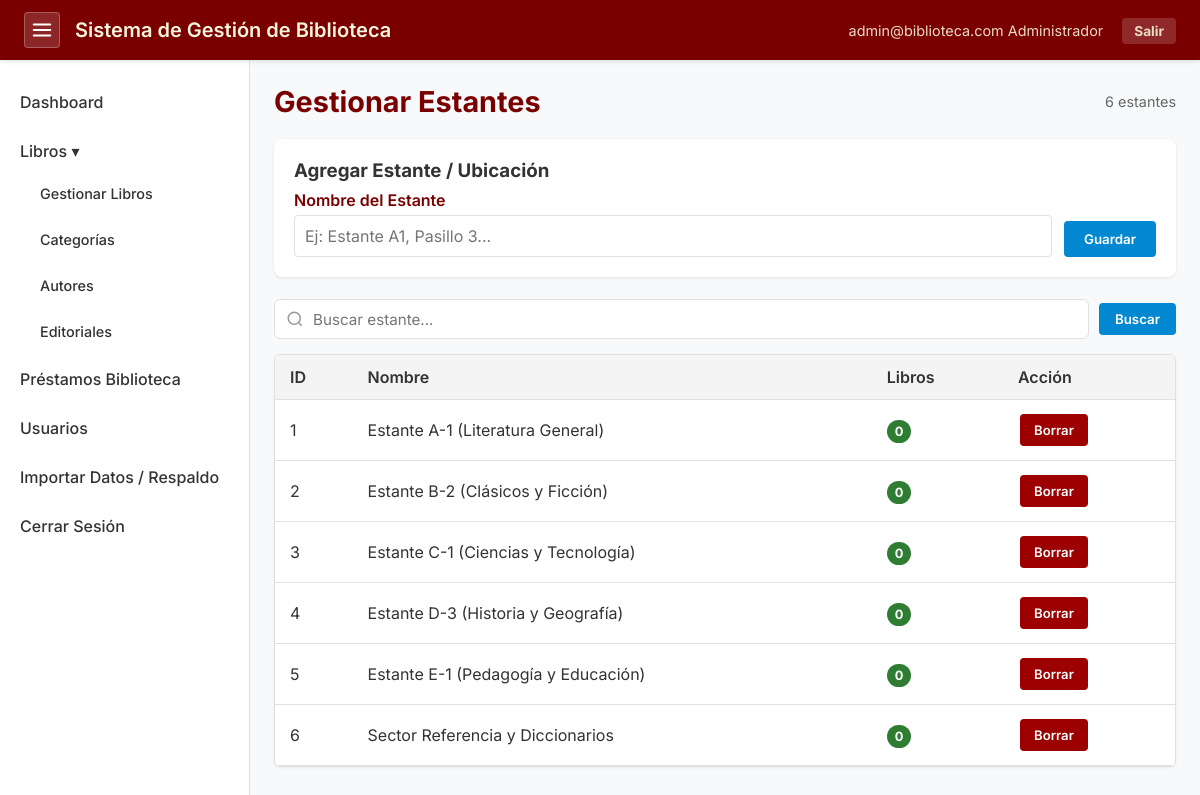
Screenshot of /pages/racks.php (signed in) with the database file from the repository.
### tables this page shows
CREATE TABLE `racks` (
  `id` int NOT NULL AUTO_INCREMENT,
  `name` varchar(255) NOT NULL,
  PRIMARY KEY (`id`)
);

### pages/racks.php (the view, shortened to what this page needs)
<?php
require_once __DIR__ . '/../config.php';
require_once __DIR__ . '/../includes/header.php';
$search = isset($_GET['search']) ? trim($_GET['search']) : '';
$per_page = 20;
$page = isset($_GET['page']) ? max(1, intval($_GET['page'])) : 1;
$offset = ($page - 1) * $per_page;
$where = ''; $params = [];
$count_stmt = $pdo->prepare("SELECT COUNT(*) FROM racks $where");
$count_stmt->execute($params);
$total = $count_stmt->fetchColumn();
$stmt = $pdo->prepare("SELECT * FROM racks $where ORDER BY name ASC LIMIT $per_page OFFSET $offset");
$stmt->execute($params);
$racks = $stmt->fetchAll();
?>
<?php require_once __DIR__ . '/../includes/sidebar.php'; ?>
<div class="content-header">
    <h2>Gestionar Estantes</h2>
    <span id="result-count" style="color:#666;font-size:0.9rem;"><?php echo number_format($total); ?> estantes</span>
</div>
<div class="split-layout">
    <?php if ($_SESSION['user_role'] !== 'Lector'): ?>
    <div class="form-container form-pane">
        <h3 style="margin-bottom: 8px;">Agregar Estante / Ubicación</h3>
        <form method="POST" class="form-inline-action">
            <div class="form-group">
                <label>Nombre del Estante</label>
                <input type="text" name="name" class="form-control" required placeholder="Ej: Estante A1, Pasillo 3...">
            </div>
            <button type="submit" name="add_item" class="btn btn-primary" style="padding: 10px 20px;">Guardar</button>
        </form>
    </div>
    <?php endif; ?>
    <div class="data-pane">
        <form method="GET" class="search-filters-bar" style="margin-bottom:15px;">
            <div class="search-input-wrapper">
                <input type="text" name="search" id="liveSearchInput" class="search-input" placeholder="Buscar estante..." value="<?php echo htmlspecialchars($search); ?>" autocomplete="off">
            </div>
            <button type="submit" class="btn btn-primary">Buscar</button>
        </form>
        <div id="searchResults">
        <div class="table-responsive">
        <table class="data-table"><thead><tr><th>ID</th><th>Nombre</th><th>Libros</th><th>Acción</th></tr></thead>
            <tbody>
                <?php foreach ($racks as $item):
                    $bc = $pdo->prepare("SELECT COUNT(*) FROM books WHERE rack_id = ?");
                    $bc->execute([$item['id']]); $count = $bc->fetchColumn(); ?>
                <tr>
                    <td><?php echo $item['id']; ?></td>
                    <td><?php echo htmlspecialchars($item['name']); ?></td>
                    <td><span class="status-badge status-available"><?php echo $count; ?></span></td>
                    <?php if ($_SESSION['user_role'] !== 'Lector'): ?>
                    <td><a href="racks.php?delete=<?php echo $item['id']; ?>" class="btn btn-delete" onclick="return confirm('¿Borrar estante?');">Borrar</a></td>
                    <?php else: ?><td>-</td><?php endif; ?>
                </tr>
                <?php endforeach; ?>
            </tbody>
        </table>
        </div>
        </div>
    </div>
</div>
<?php require_once __DIR__ . '/../includes/footer.php'; ?>

### includes/header.php (shortened to what this page needs)
<?php
$usuario_logueado = $_SESSION['user_email'] ?? null;
$usuario_rol = $_SESSION['user_role'] ?? null;
?>
<!DOCTYPE html>
<html lang="es">
<head>
    <link rel="stylesheet" href="../style.css?v=<?php echo file_exists(__DIR__ . '/../style.css') ? filemtime(__DIR__ . '/../style.css') : time(); ?>">
</head>
<body>
    <nav class="navbar">
        <div class="navbar-brand">
            <button type="button" class="sidebar-toggle" id="sidebarToggle" aria-label="Alternar menú lateral" title="Ocultar/Mostrar menú">
                <svg width="22" height="22" viewBox="0 0 24 24" fill="none" stroke="currentColor" stroke-width="2.2" stroke-linecap="round">
                    <line x1="3" y1="12" x2="21" y2="12"></line>
                    <line x1="3" y1="6" x2="21" y2="6"></line>
                    <line x1="3" y1="18" x2="21" y2="18"></line>
                </svg>
            </button>
            <h1>Sistema de Gestión de Biblioteca</h1>
        </div>
        <?php if ($usuario_logueado): ?>
        <div class="user-info">
            <span class="user-email"><?php echo htmlspecialchars($usuario_logueado); ?></span>
            <?php if ($usuario_rol): ?>
                <span class="user-role-badge"><?php echo htmlspecialchars($usuario_rol); ?></span>
            <?php endif; ?>
            <a href="../logout.php" class="btn-logout" title="Cerrar sesión">Salir</a>
        </div>
        <?php endif; ?>
    </nav>
    <div class="main-container" id="mainContainer">

### includes/sidebar.php (shortened to what this page needs)
<?php
$current_page = basename($_SERVER['PHP_SELF']);
?>
        <aside class="sidebar" id="sidebarMenu">
            <ul>
                <li><a href="dashboard.php" class="<?php echo ($current_page == 'dashboard.php') ? 'active' : ''; ?>">Dashboard</a></li>
                <li>
                    <a href="books.php" class="<?php echo (in_array($current_page, ['books.php', 'add_book.php', 'edit_book.php'])) ? 'active' : ''; ?>">Libros ▾</a>
                    <ul class="sub-menu">
                        <li><a href="books.php" class="<?php echo ($current_page == 'books.php') ? 'active' : ''; ?>">Gestionar Libros</a></li>
                        <li><a href="categories.php" class="<?php echo ($current_page == 'categories.php') ? 'active' : ''; ?>">Categorías</a></li>
                        <li><a href="authors.php" class="<?php echo ($current_page == 'authors.php') ? 'active' : ''; ?>">Autores</a></li>
                        <li><a href="publishers.php" class="<?php echo ($current_page == 'publishers.php') ? 'active' : ''; ?>">Editoriales</a></li>
                    </ul>
                </li>
                <?php if (in_array($_SESSION['user_role'] ?? '', ['Administrador', 'Bibliotecario'])): ?>
                <li><a href="issue_books.php" class="<?php echo ($current_page == 'issue_books.php') ? 'active' : ''; ?>">Préstamos Biblioteca</a></li>
                <?php endif; ?>
                <?php if (($_SESSION['user_role'] ?? '') === 'Administrador'): ?>
                <li><a href="users.php" class="<?php echo ($current_page == 'users.php') ? 'active' : ''; ?>">Usuarios</a></li>
                <li><a href="db_tools.php" class="<?php echo ($current_page == 'db_tools.php') ? 'active' : ''; ?>">Importar Datos / Respaldo</a></li>
                <?php endif; ?>
                <li><a href="../logout.php">Cerrar Sesión</a></li>
            </ul>
        </aside>
        <main class="content">

### includes/footer.php (shortened to what this page needs)
        </main>
    </div>
</body>
</html>

### rows the page displays
racks: id "1", name "Estante A-1 (Literatura General)", count "0"
racks: id "2", name "Estante B-2 (Clásicos y Ficción)", count "0"
racks: id "3", name "Estante C-1 (Ciencias y Tecnología)", count "0"
racks: id "4", name "Estante D-3 (Historia y Geografía)", count "0"
racks: id "5", name "Estante E-1 (Pedagogía y Educación)", count "0"
racks: id "6", name "Sector Referencia y Diccionarios", count "0"

### other values shown
$usuario_logueado "admin@biblioteca.com"
$usuario_rol "Administrador"
$total "6"
